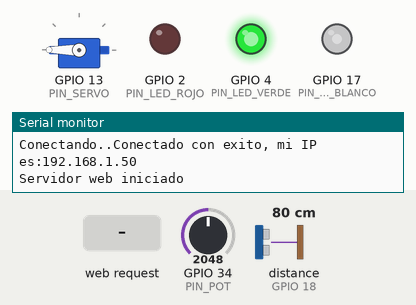
Bench run of a sketch on a simulated ESP32. Parts: servo, output pins drawn as LEDs (lit = HIGH), the last lines printed to the serial monitor. Inputs (shaded band) come from the test bench; at power-on: GPIO 34 (PIN_POT) = 2048, distance to the obstacle (sensor on GPIO 18) 80 cm. The echo pulse lasts 58.3 µs per cm; WiFi joins after 1.5 s; servers stay silent unless stated; uploads are accepted with an empty reply; the local clock reads 2024-03-15 10:24:30 at power-on unless the sketch sets it.

Above: at 2.7 s.
2.8 s: HTTP request GET /bloquear received
At 4.0 s:
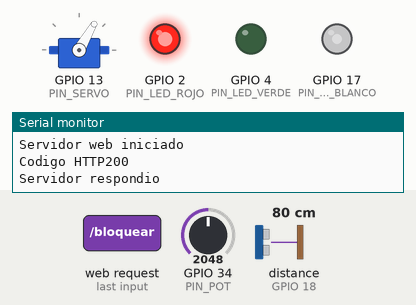
4.3 s: GPIO 34 (PIN_POT) set to 3603
At 5.5 s:
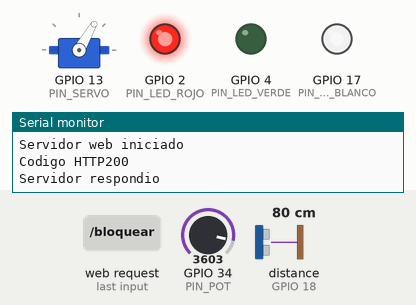
5.8 s: HTTP request GET /desbloquear received
At 6.4 s:
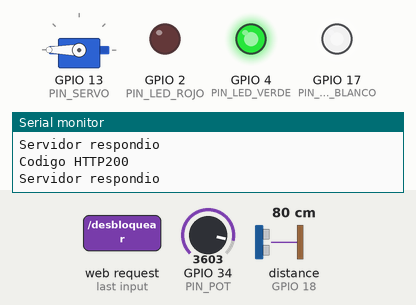
7.3 s: GPIO 34 (PIN_POT) set to 2866
At 7.8 s:
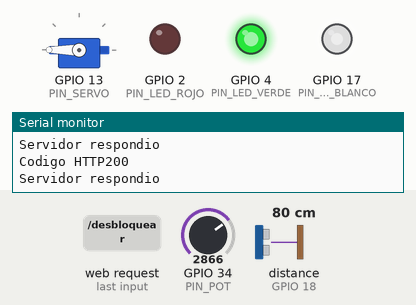
8.8 s: HTTP request GET /bloquear?codigo=ESTADO received
At 9.9 s:
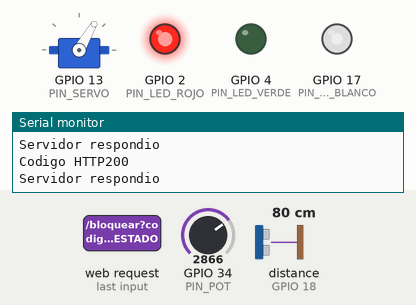
10.3 s: GPIO 34 (PIN_POT) set to 60
At 11.4 s:
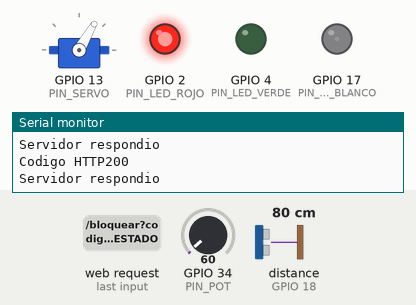
Timing chart, 0 to 12.8 s (numbered marks = the images above; inputs shaded):
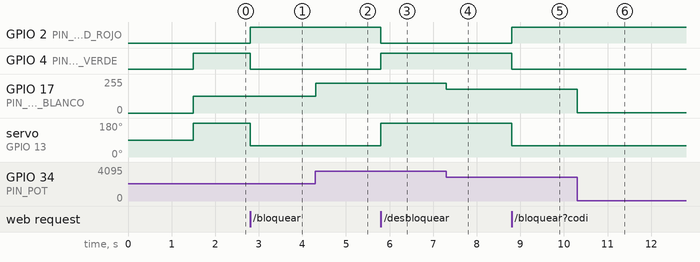

Measured:
- after the input at 2.8 s, GPIO 2 (PIN_LED_ROJO): LOW → HIGH at once; GPIO 4 (PIN_LED_VERDE): HIGH → LOW at once; servo on GPIO 13 (PIN_SERVO): 180° → 60° at once
- after the input at 4.3 s, GPIO 17 (PIN_LED_BLANCO): 127/255 → 224/255 at once
- after the input at 5.8 s, GPIO 2 (PIN_LED_ROJO): HIGH → LOW at once; GPIO 4 (PIN_LED_VERDE): LOW → HIGH at once; servo on GPIO 13 (PIN_SERVO): 60° → 180° at once
- after the input at 7.3 s, GPIO 17 (PIN_LED_BLANCO): 224/255 → 178/255 at once
- after the input at 8.8 s, GPIO 2 (PIN_LED_ROJO): LOW → HIGH at once; GPIO 4 (PIN_LED_VERDE): HIGH → LOW at once; servo on GPIO 13 (PIN_SERVO): 180° → 60° at once
- after the input at 10.3 s, GPIO 17 (PIN_LED_BLANCO): 178/255 → 3/255 at once

The sketch:

proyectoFinal.ino
```cpp
/**
   ESP32 + DHT22 Example for Wokwi

   https://wokwi.com/arduino/projects/322410731508073042
*/
/** Estas son las librerías que se están incluyendo en el código.
    Las librerías son conjuntos de funciones predefinidas que facilitan la
    programación al proporcionar implementaciones de funciones comunes y útiles.
    En este caso, estas librerías son necesarias para diversas funcionalidades del programa,
    como la comunicación en red, control de periféricos y manejo de tiempo.
*/
#include <NoDelay.h>
#include <string.h>
#include <NewPing.h>
#include <Servo.h>
#include <HTTPClient.h>
#include <WiFi.h>
#include <ESPAsyncWebSrv.h>
#include <ArduinoJson.h>
#include "paginaWeb.h"
#include <NTPClient.h>
#include "time.h"

/* Aquí se definen algunas constantes relacionadas con la configuración de la red Wi-Fi.
  ssid y password representan el nombre y la contraseña de la red Wi-Fi a la que se desea conectar el dispositivo.
  contrasena es una variable de tipo String que almacena la contraseña.
  AsyncWebServer es un objeto que se utiliza para configurar y manejar un servidor web asíncrono en el puerto 80.
*/
const char* ssid = "A75B0C";
const char* password = "K2T76D2C03543";
//Contraseña de acceso por defecto
String contrasena = "ea";
//Inicia el servidor web en el puerto 80
AsyncWebServer server(80);

/*
  Aquí se definen constantes relacionadas con un sensor ultrasónico.
  PIN_TRIGGER y PIN_ECHO representan los pines utilizados para conectar el sensor ultrasónico.
  BAUD_RATE indica la velocidad de comunicación en baudios. DISTANCIA_MAX y DISTANCIA_ALERTA
  son valores límite para la distancia medida por el sensor ultrasónico.
  limiteInferior y limiteSuperior son límites utilizados para ciertas operaciones en el código.
*/
const unsigned int PIN_TRIGGER = 5;
const unsigned int PIN_ECHO = 18;
//BAUD_RATE indica la velocidad de comunicación en baudios
const unsigned int BAUD_RATE = 115200;
//Limite máximo en centimetros de detección
const int DISTANCIA_MAX = 100;
//Limite inferior en cm de deteccion del sensor ultrasonico
long limiteInferior = 10;
//Limite superior en cm de deteccion del sensor ultrasonico
long limiteSuperior = 11;

//Pin de informacion del servo
const unsigned int PIN_SERVO = 13;

//Constante de potenciometro
const unsigned int PIN_POT = 34;

//Pin led rojo
const int PIN_LED_ROJO = 2;
//Pin led verde
const int PIN_LED_VERDE = 4;
//Pin led blanco
const int PIN_LED_BLANCO = 17;

//Variable que permite regular la intensidad del brillo de el led blanco
int brillo;
//Variable que guarda el valor de resistencia del potenciometro
int pot = 0;

//Permite guardar el tiempo actual en ms
unsigned long tiempoActual = 0;
//Permite guardar el tiempo anterior en ms
unsigned long tiempoAnterior = 0;
//Permite guardar el intervalo en ms
unsigned long intervalo = 10;
//Pausa en ms
const long PAUSA = 500;
//Permite guardar el objeto json a enviar en el POST para python
char salidaJson[128];

//Enum de los estados del sistema
typedef enum {
  DESOCUPADO,
  OCUPADO,
  OCUPADOYESPERANDO
} estadoSala;
//Variable de estado del sistema
estadoSala edo;
//Inicializado de la variable de pausa
noDelay pausa(PAUSA);

//Inicializado de la variable que permite el funcionamiento del sensor ultrasonico
NewPing sonar(PIN_TRIGGER, PIN_ECHO, DISTANCIA_MAX);

//Variables del servomotor
Servo servo;

//variables de tiempo
// URL de un servidor NTP (Network Time Protocol)
const char* ntpServer = "pool.ntp.org";
// Offset en segundos de la zona horaria local con respecto a GMT
const long gmtOffset_sec = -25200;  // -7*3600
// Offset en segundos del tiempo, en el caso de horario de verano
const int daylightOffset_sec = 0;
// Estructura con la informacion de la fecha/hora actual
struct tm timeinfo;


//Permite regular la intensidad de la luz del led blanco
void controlarLuzLedBlanco();

//Enciende el led rojo y apaga el LED Verde
void encenderOcupado();

//Enciende el led verde y apaga el LED Rojo
void encenderDesocupado();

//Gira el servomotor 60 grados para bloquear la puerta
void servoBloqueado();

//Gira el servomotor 180 grados para desbloquear la puerta
void servoDesbloqueado();

//Permite obtener la distancia del objeto con el sensor ultrasonico
long distanciaUnPing();

//Permite insertar el estado que se utilizara en la pagina web
String processor(const String& var);
//Devuelve el estado actual en string
String sacarEstado();

//Permite enviar el estado atual y la fecha con un método POST
void peticionesPython();

//Permite desbloquear el servomotor despues de 3 segundos
noDelay pausaAbierto(3000, servoBloqueado, false);

//Permite conectarse a la red wifi
void conectaRedWifi(const char* ssid, const char* password);

//Servidor web del ESP32
void configuraServidor();

//Envia una respuesta si ocurre un fallo en la petición
void noHallada(AsyncWebServerRequest* request);

void setup() {
  //Inicializa el servomotor
  servo.attach(PIN_SERVO);
  //Inicia la velocidad de comunicación en baudios
  Serial.begin(BAUD_RATE);

  //Se conecta a la red
  conectaRedWifi(ssid, password);
  //Inicializa el servidor y habilita los endpoints
  configuraServidor();
  server.begin();
  Serial.println("Servidor web iniciado");

  //Hora y fecha
  configTime(gmtOffset_sec, daylightOffset_sec, ntpServer);

  //Configura el PIN y los LEDS
  pinMode(PIN_LED_ROJO, OUTPUT);
  pinMode(PIN_LED_VERDE, OUTPUT);
  pinMode(PIN_LED_BLANCO, OUTPUT);

  //Inicia sin seguro la puerta y con el LED Verde encendida
  encenderDesocupado();
  servoDesbloqueado();
  edo = DESOCUPADO;
}

void loop() {
  //Permite controlar la luz
  tiempoActual = millis();
  if (tiempoActual - tiempoAnterior >= intervalo) {
    tiempoAnterior = tiempoActual;
    controlarLuzLedBlanco();
  }
  //Permite saber si hay una persona cerca mientras el estado sea OCUPADO
  if ((intptr_t)distanciaUnPing() < limiteInferior && (intptr_t)distanciaUnPing() != 0) {
    if (edo == OCUPADO) {
      edo = OCUPADOYESPERANDO;
    }
  } else {
    if (edo == OCUPADOYESPERANDO) {
      edo = OCUPADO;
    }
  }
  //Permite cerrar la puerta despues de abrirla con contraseña
  if (pausaAbierto.update()) {
    pausaAbierto.stop();
  }
}

//Gira el servomotor 60 grados para bloquear la puerta
void servoBloqueado() {
  servo.write(60);
}
//Gira el servomotor 180 grados para desbloquear la puerta
void servoDesbloqueado() {
  servo.write(180);
}
//Enciende el led rojo y apaga el LED Verde
void encenderOcupado() {
  digitalWrite(PIN_LED_ROJO, HIGH);
  digitalWrite(PIN_LED_VERDE, LOW);
}
//Enciende el led verde y apaga el LED Rojo
void encenderDesocupado() {
  digitalWrite(PIN_LED_ROJO, LOW);
  digitalWrite(PIN_LED_VERDE, HIGH);
}
//Permite regular la intensidad de la luz del led blanco
void controlarLuzLedBlanco() {
  pot = analogRead(PIN_POT);
  brillo = map(pot, 0, 4095, 0, 255);
  analogWrite(PIN_LED_BLANCO, brillo);
}
//Permite obtener la distancia del objeto con el sensor ultrasonico
long distanciaUnPing() {
  int distancia = sonar.ping_cm();
  return distancia;
}
//Permite conectarse a la red wifi
void conectaRedWifi(const char* ssid, const char* password) {
  Serial.print("Conectando..");
  WiFi.begin(ssid, password);
  while (WiFi.status() != WL_CONNECTED) {
    noDelay(500);
  }
  Serial.print("Conectado con exito, mi IP es:");
  Serial.println(WiFi.localIP());
}

//Servidor web del ESP32
void configuraServidor() {
  //EndPoint get que lanza la pagina de inicio en donde puedes introducir la contraseña para desbloquear la puerta
  server.on("/", HTTP_GET, [](AsyncWebServerRequest* request) {
    request->send_P(200, "text/html", inicio, processor);
  });
  //EndPoint get que lanza la pagina de inicio en donde puedes cambiar entre el estado de OCUPADO y DESOCUPADO
  server.on("/bloqueo", HTTP_GET, [](AsyncWebServerRequest* request) {
    request->send_P(200, "text/html", bloqueo, processor);
  });
  //EndPoint get que lanza la pagina de inicio en donde puedes cambiar la contraseña con la que desbloqueas la puerta
  server.on("/contra", HTTP_GET, [](AsyncWebServerRequest* request) {
    request->send_P(200, "text/html", contra, processor);
  });
  //Permite activar las funciones para bloquear la puerta y encender el led rojo
  server.on("/bloquear", HTTP_GET, [](AsyncWebServerRequest* request) {
    encenderOcupado();
    servoBloqueado();
    edo = OCUPADO;
    peticionesPython();
    const char content[] PROGMEM = "todo fine";
    request->send_P(200, "text/plain", content);
  });
  //Permite activar las funciones para desbloquear la puerta y encender el led verde
  server.on("/desbloquear", HTTP_GET, [](AsyncWebServerRequest* request) {
    encenderDesocupado();
    servoDesbloqueado();
    edo = DESOCUPADO;
    peticionesPython();
    const char content[] PROGMEM = "todo fine";
    request->send_P(200, "text/plain", content);
  });
  //Permite abrir la puerta con el codigo dado en la pagina
  server.on("/code", HTTP_GET, [](AsyncWebServerRequest* request) {
    String codigo = request->getParam("codigo")->value();
    if (codigo == contrasena) {
      if (edo == OCUPADOYESPERANDO) {
        peticionesPython();
        servoDesbloqueado();
        pausaAbierto.start();
      }
    } else {
      Serial.print("Comando no valido: ");
      Serial.println(codigo);
    }
    const char content[] PROGMEM = "todo fine";
    request->send_P(200, "text/plain", content);
  });
  //Permite cambiar la contraseña para desbloquear la puerta por la dada en la petición
  server.on("/password", HTTP_GET, [](AsyncWebServerRequest* request) {
    String passw = request->getParam("password")->value();
    contrasena = passw;
    const char content[] PROGMEM = "todo fine";
    request->send_P(200, "text/plain", content);
  });
  server.onNotFound(noHallada);
}
//Devuelva una respuesta en caso de algun error en la petición
void noHallada(AsyncWebServerRequest* request) {
  // Le envia al cliente el mensaje de respuesta. Recibe como
  // argumentos el codigo de estado HTTP: 200 (indica exito al
  // obtener la solicitud), el tipo del contenido del mensaje:
  // texto plano y el cuerpo del mensaje de respuesta:
  // una cadena con la pagina con el mensaje "URL no encontrada".
  request->send(404, "text/plain", "URL no encontrada");
}
//Cliente que permite hacer POST desde el ESP32 a una api hosteada.
void peticionesPython() {
  //Variable de fecha
  time_t now;
  //Cliente http
  HTTPClient http;
  //URL de la api hosteada
  http.begin("https://lock-system-production.up.railway.app/datos");
  //header
  http.addHeader("Content-Type", "application/json");
  //Permite obtener la fecha y hora actual
  if (!getLocalTime(&timeinfo)) {
    Serial.println("No se pudo obtener la fecha/hora");
  }
  //Setea la fecha y hora actual en a variable now
  time(&now);
  //Establece el tamaño de objetos en el json document
  const size_t capacity = JSON_OBJECT_SIZE(2);
  //Json document
  StaticJsonDocument<capacity> doc;
  switch (edo) {
    case OCUPADO:
      doc["estado"] = "OCUPADO";
      break;
    case DESOCUPADO:
      doc["estado"] = "DESOCUPADO";
      break;
    case OCUPADOYESPERANDO:
      doc["estado"] = "ENTRANDING";
      break;
  }
  doc["fecha"] = now;
  //Serializacion de los datos a enviar
  serializeJson(doc, salidaJson);
  //Peticion POST
  int httpCode = http.POST(String(salidaJson));
  if (httpCode > 0) {
    Serial.println("Codigo HTTP" + String(httpCode));
    if (httpCode == 200) {
      String cuerpo_respuesta = http.getString();
      Serial.println("Servidor respondio");
      Serial.println(cuerpo_respuesta);
    }
  }
}
//Permite insertar el estado que se utilizara en la pagina web
String processor(const String& var) {
  if (var == "ESTADO")
    return sacarEstado();
  return String();
}
//Devuelve el estado actual en string
String sacarEstado() {
  switch (edo) {
    case OCUPADO:
      return "Ocupado";
    case DESOCUPADO:
      return "Desocupado";
    case OCUPADOYESPERANDO:
      return "Esperanding";
  }
}
```

paginaWeb.h
```cpp
const char inicio[] = R"rawliteral(
<!DOCTYPE html>
<html lang="en">
  <head>
    <meta charset="UTF-8" />
    <meta http-equiv="X-UA-Compatible" content="IE=edge" />
    <meta name="viewport" content="width=device-width, initial-scale=1.0" />
    <title>Empotrados</title>
    <script src="https://cdn.tailwindcss.com"></script>
  </head>

  <body class="bg-[#0F0F0F] text-white px-4 py-9">
    <main
      class="max-w-lg mx-auto divide-y divide-white sm:mt-20 sm:bg-[#191919] sm:px-6 sm:py-9 sm:rounded-xl"
    >
      <div class="mb-7">
        <h2 class="text-3xl font-bold text-center">Estado actual: %ESTADO%</h2>
      </div>
      <form action="" id="form" class="pt-4 space-y-4">
        <div class="flex flex-col gap-2">
          <label for="codigo" class="">Codigo de desbloqueo</label>
          <input
            id="codigo"
            name="codigo"
            type="text"
            class="h-12 px-4 bg-transparent border border-white rounded-lg"
            required
          />
        </div>
        <button
          class="bg-[#990100] w-full rounded-lg h-12 disabled:bg-[#999999] hover:bg-[#660908] disabled:cursor-not-allowed disabled:opacity-50 text-lg font-medium"
          id="enviar"
        >
          Enviar
        </button>
      </form>
    </main>
    <script>
      const d = document
      const $form = d.getElementById('form'),
        $enviar = d.getElementById('enviar')
      const API_URL = 'http://192.168.0.3'
      d.addEventListener('DOMContentLoaded', e => {
        $form.addEventListener('submit', e => {
          e.preventDefault()
          fetch(`${API_URL}/code?codigo=${e.target.codigo.value}`, {
            method: 'GET',
            headers: {
              'Content-Type': 'application/json',
            },
          })
        })
      })
    </script>
  </body>
</html>)rawliteral";

const char bloqueo[] = R"rawliteral(
<!DOCTYPE html>
<html lang="en">
  <head>
    <meta charset="UTF-8" />
    <meta http-equiv="X-UA-Compatible" content="IE=edge" />
    <meta name="viewport" content="width=device-width, initial-scale=1.0" />
    <title>Empotrados</title>
    <script src="https://cdn.tailwindcss.com"></script>
  </head>

  <body class="bg-[#0F0F0F] text-white px-4 py-9">
    <main
      class="max-w-lg mx-auto divide-y divide-white sm:mt-20 sm:bg-[#191919] sm:px-6 sm:py-9 sm:rounded-xl"
    >
      <div class="mb-7">
        <h2 class="text-3xl font-bold text-center" id="estado">Estado actual: %ESTADO%</h2>
      </div>
      <div class="flex flex-col gap-4 pt-7">
        <button
          class="h-12 bg-transparent border-2 border-[#990100] font-medium rounded-lg text-lg hover:bg-[#990100] disabled:bg-[#999999] disabled:cursor-not-allowed disabled:opacity-50 disabled:border-[#999999]"
          id="bloquear"
        >
          Bloquear
        </button>
        <button
          class="h-12 bg-transparent border-2 border-[#06781F] font-medium rounded-lg text-lg hover:bg-[#06781F] disabled:bg-[#999999] disabled:cursor-not-allowed disabled:opacity-50 disabled:border-[#999999]"
          id="desbloquear"
        >
          Desbloquear
        </button>
      </div>
    </main>
    <script>
      const d = document
      const $bloquear = d.getElementById('bloquear'),
        $desbloquear = d.getElementById('desbloquear'),
        $estado = d.getElementById('estado')
      const API_URL = 'http://192.168.0.3'
      let estado = '%ESTADO%'

      d.addEventListener('DOMContentLoaded', e => {
        $bloquear.addEventListener('click', e => {
          const res = fetch(`${API_URL}/bloquear`, {
            method: 'GET',
            headers: {
              'Content-Type': 'application/json',
            },
          })
          estado = "ocupado"
          $bloquear.disabled = true
          $desbloquear.disabled = false
          $estado.textContent = `Estado actual: ${estado}`
          console.log('bloquear')
        })

        $desbloquear.addEventListener('click', e => {
          const res = fetch(`${API_URL}/desbloquear`, {
            method: 'GET',
            headers: {
              'Content-Type': 'application/json',
            },
          })
          estado = "desocupado"
          $bloquear.disabled = false
          $desbloquear.disabled = true
          $estado.textContent = `Estado actual: ${estado}`
          console.log('desbloquear')
        })

        console.log('%ESTADO%')

        if (estado.toLowerCase() === 'desocupado') {
          $bloquear.disabled = false
          $desbloquear.disabled = true
        } else {
          $bloquear.disabled = true
          $desbloquear.disabled = false
        }
      })
    </script>
  </body>
</html>
)rawliteral";
const char contra[] = R"rawliteral(
<!DOCTYPE html>
<html lang="en">
  <head>
    <meta charset="UTF-8" />
    <meta http-equiv="X-UA-Compatible" content="IE=edge" />
    <meta name="viewport" content="width=device-width, initial-scale=1.0" />
    <title>Empotrados</title>
    <script src="https://cdn.tailwindcss.com"></script>
  </head>

  <body class="bg-[#0F0F0F] text-white px-4 py-9">
    <main
      class="max-w-lg mx-auto divide-y divide-white sm:mt-20 sm:bg-[#191919] sm:px-6 sm:py-9 sm:rounded-xl"
    >
      <div class="mb-7">
        <h2 class="text-3xl font-bold text-center">Estado actual: %ESTADO%</h2>
      </div>
      <form action="" id="form" class="pt-4 space-y-4">
        <div class="flex flex-col gap-2">
          <label for="password" class="">Nueva password</label>
          <input
            id="password"
            name="password"
            type="text"
            class="h-12 px-4 bg-transparent border border-white rounded-lg"
            required
          />
        </div>
        <button
          class="bg-[#990100] w-full rounded-lg h-12 disabled:bg-[#999999] hover:bg-[#660908] disabled:cursor-not-allowed disabled:opacity-50 text-lg font-medium"
        >
          Enviar
        </button>
      </form>
    </main>
    <script>
      const d = document
      const $form = d.getElementById('form')
      const API_URL = 'http://192.168.0.3'

      d.addEventListener('DOMContentLoaded', e => {
        $form.addEventListener('submit', e => {
          e.preventDefault()
          fetch(`${API_URL}/password?password=${e.target.password.value}`, {
            method: 'GET',
            headers: {
              'Content-Type': 'application/json',
            },
          })
        })
      })
    </script>
  </body>
</html>
)rawliteral";
```
